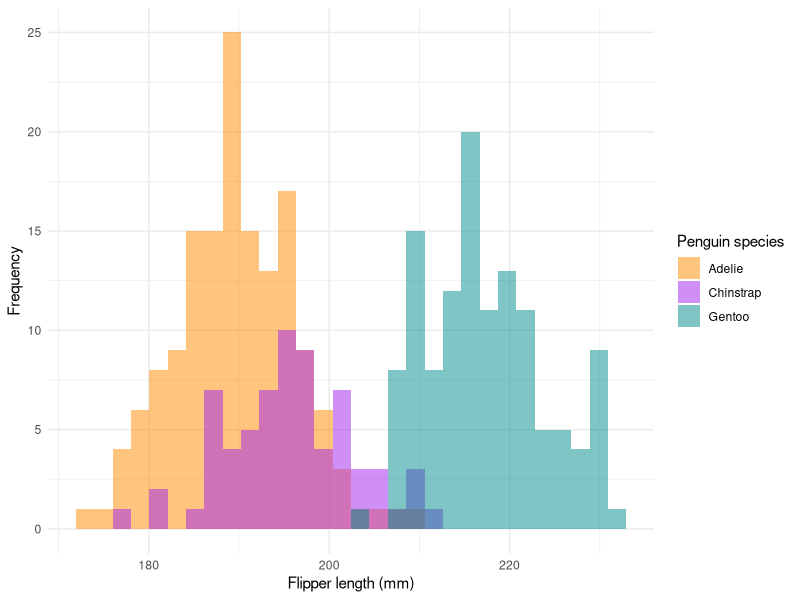
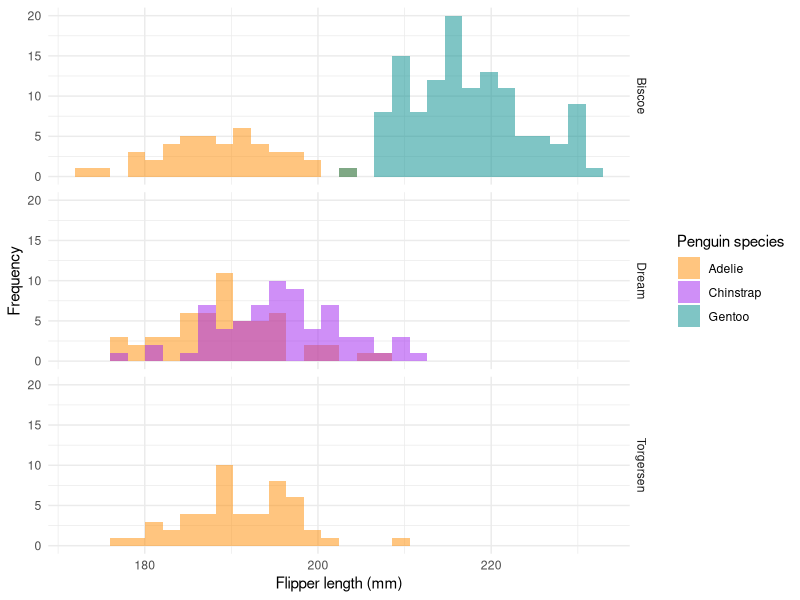
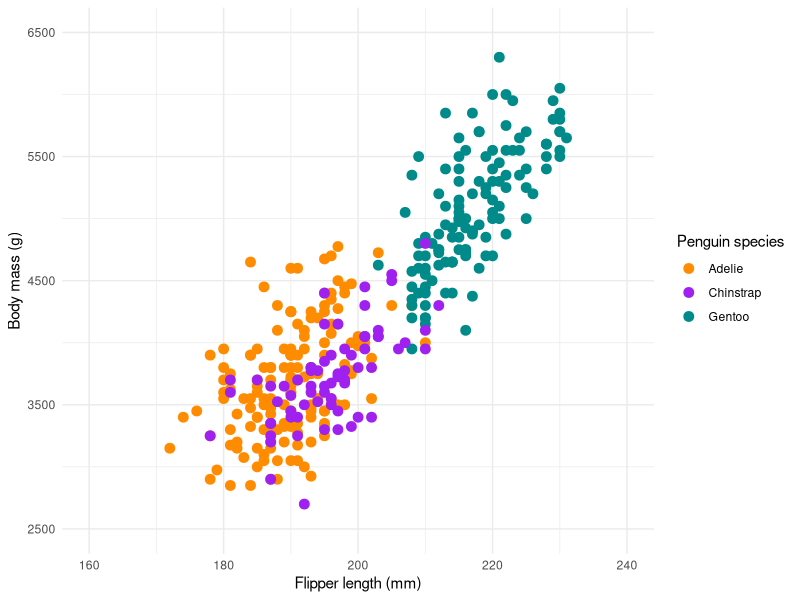
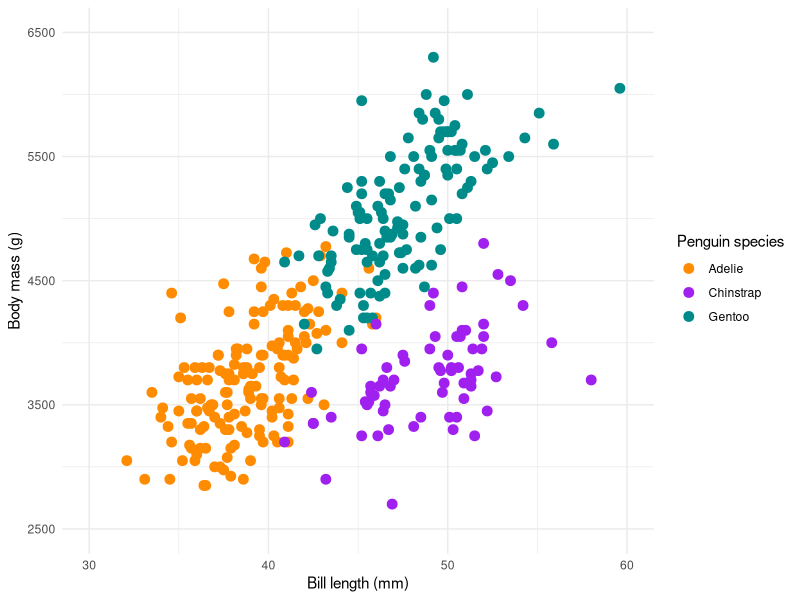

Write the R code that produced these figures, in order. (Note: this script raises an error after producing the figures.)
## ---- chunk 1
library(tidyverse)
library(palmerpenguins)
## ---- chunk 2
glimpse(penguins)
## ---- chunk 3
ggplot(data = penguins, aes(x = flipper_length_mm)) +
  geom_histogram(aes(fill = species),
                 alpha = 0.5,
                 position = "identity") +
  scale_fill_manual(values = c("darkorange","purple","cyan4")) +
  theme_minimal() +
  labs(x = "Flipper length (mm)", # Specify axis labels
       y = "Frequency",
       fill = "Penguin species")
## ---- chunk 4
ggplot(data = penguins, aes(x = flipper_length_mm)) +
  geom_histogram(aes(fill = species),
                 alpha = 0.5,
                 position = "identity") +
  scale_fill_manual(values = c("darkorange","purple","cyan4")) +
  theme_minimal() +
  labs(x = "Flipper length (mm)", # Specify axis labels
       y = "Frequency",
       fill = "Penguin species") +
  facet_grid(island ~ .)
## ---- chunk 5
ggplot(data = penguins,aes(x = flipper_length_mm,
                           y = body_mass_g)) +
  geom_point(aes(color = species), # Add data points
             size = 3) +
  theme_minimal() +
  scale_x_continuous(limits = c(160, 240)) + # Set min/max x-axis values
  scale_y_continuous(limits = c(2500, 6500), # Set min/max y-axis values
                     breaks = seq(2500, 6500, 1000)) + # Specify axis break values
  scale_color_manual(values = c("darkorange","purple","cyan4")) + # Specify custom colors
  labs(x = "Flipper length (mm)", # Specify axis labels
       y = "Body mass (g)", 
       color = "Penguin species")
## ---- chunk 6
ggplot(data = penguins,aes(x = bill_length_mm,
                           y = body_mass_g)) +
  geom_point(aes(color = species), # Add points
             size = 3) +
  theme_minimal() + 
  scale_x_continuous(limits = c(30, 60)) + # Set min/max x-axis values
  scale_y_continuous(limits = c(2500, 6500), # Set min/max y-axis values
                     breaks = seq(2500, 6500, 1000)) + # Specify axis break values
  scale_color_manual(values = c("darkorange","purple","cyan4")) + # Specify custom colors
  labs(x = "Bill length (mm)", # Set axis labels
       y = "Body mass (g)",
       color = "Penguin species")
  geom_smooth(method = "lm", se = FALSE, aes(color = species)) + # Add best fit lines for each species
  theme(legend.position = c(0,1), legend.justification = c(0,1)) # Move the legend
## ---- chunk 7
ggplot(data = penguins,aes(x = species,
                           y = body_mass_g)) +
  geom_jitter(width = 0.05, alpha = 0.2) + # Add partially-transparent data points 
  geom_boxplot(aes(fill = species), outlier.color = NA, 
               alpha = 0.5) + # Plot boxplots
  theme_minimal() +
  scale_fill_manual(values = c("darkorange","purple","cyan4"), # Set colors for groups
                    guide = 'none') + # Turn off legend for this layer
  labs(x = "Species", # Specify x-axis label
       y = "Body mass (g)") # Specify y-axis label
